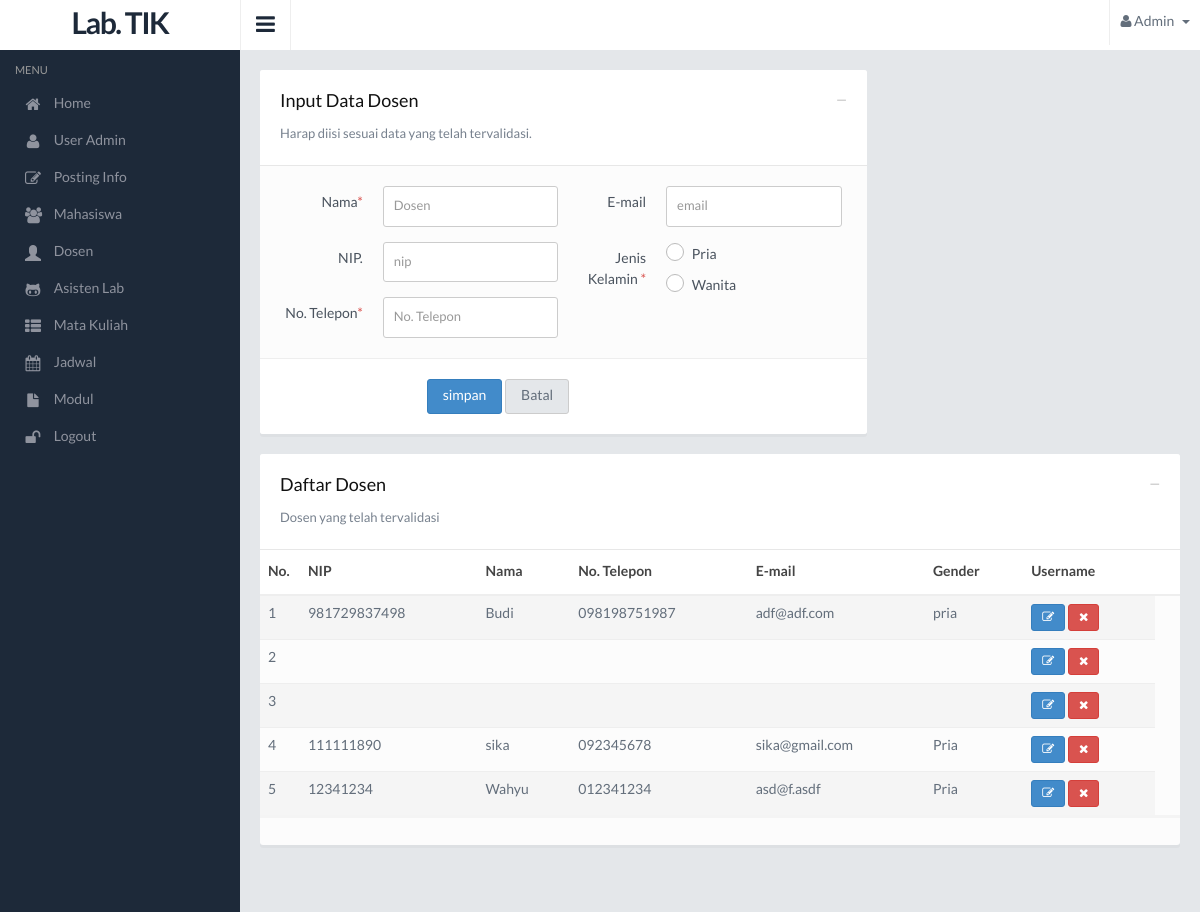
The page /admin/dosen.php (signed in) on the database its author committed.
### tables this page shows
CREATE TABLE IF NOT EXISTS `tb_dosen` (
  `id_dosen` int(10) NOT NULL AUTO_INCREMENT,
  `nama_dosen` varchar(100) NOT NULL,
  `nip_dosen` varchar(18) NOT NULL,
  `jk_dosen` varchar(10) NOT NULL,
  `email_dosen` varchar(100) NOT NULL,
  `notelp_dosen` varchar(14) NOT NULL,
  PRIMARY KEY (`id_dosen`)
);

### admin/dosen.php (the view, shortened to what this page needs)
?><!DOCTYPE html>
<html lang="en">
<head>
  <link href="../lib/css/style.default.css" rel="stylesheet">
</head>
<body>
  <section>
    <div class="leftpanel">
      <div class="logopanel">
        <center> <h1>Lab. TIK</h1> </center>
      </div>
      <div class="leftpanelinner">
        <?php
        include 'menu.php';
        ?>
      </div>
    </div>
    <div class="mainpanel">
      <div class="headerbar">
        <a class="menutoggle"><i class="fa fa-bars"></i></a>
        <div class="header-right">
          <ul class="headermenu">
            <li>
              <div class="btn-group">
                <button type="button" class="btn btn-default dropdown-toggle" data-toggle="dropdown">
                  <i class="fa fa-user"></i>
                  Admin
                  <span class="caret"></span>
                </button>
              </div>
            </li>
          </ul>
        </div>
      </div>
      <div class="contentpanel">
        <div class="row">
          <div class="col-md-8">
            <form id="basicForm" action="dosen-proses.php?act=tambah" class="form-horizontal" method="post">
              <div class="panel panel-default">
                <div class="panel-heading">
                  <div class="panel-btns">
                    <a href="#" class="minimize">&minus;</a>
                  </div>
                  <h4 class="panel-title">Input Data Dosen</h4>
                  <p>Harap diisi sesuai data yang telah tervalidasi.</p>
                </div>
                <div class="panel-body">
                  <div class="col-md-6">
                    <div class="form-group">
                      <label class="col-sm-4 control-label">Nama<span class="asterisk">*</span></label>
                      <div class="col-sm-8">
                        <input type="text" name="nama" class="form-control" placeholder="Dosen" required />
                      </div>
                    </div>
                    <div class="form-group">
                      <label class="col-sm-4 control-label">NIP.</label>
                      <div class="col-sm-8">
                        <input type="text" name="nip" class="form-control" placeholder="nip" />
                      </div>
                    </div>
                    <div class="form-group">
                      <label class="col-sm-4 control-label">No. Telepon<span class="asterisk">*</span></label>
                      <div class="col-sm-8">
                        <input type="text" name="notelp" class="form-control" placeholder="No. Telepon" required />
                      </div>
                    </div>
                  </div>
                  <div class="col-md-6">
                    <div class="form-group">
                      <label class="col-sm-4 control-label">E-mail</label>
                      <div class="col-sm-8">
                        <input type="email" name="email" class="form-control" placeholder="email"/>
                      </div>
                    </div>
                    <div class="form-group">
                      <label class="col-sm-4 control-label">Jenis Kelamin <span class="asterisk">*</span></label>
                      <div class="col-sm-8">
                        <div class="rdio rdio-primary">
                          <label for="male">Pria</label>
                        </div>
                        <div class="rdio rdio-primary">
                          <label for="female">Wanita</label>
                        </div>
                      </div>
                    </div>
                  </div>
                </div>
                <div class="panel-footer">
                  <div class="row">
                    <div class="col-sm-9 col-sm-offset-3">
                      <button class="btn btn-primary">simpan</button>
                      <button type="reset" class="btn btn-default">Batal</button>
                    </div>
                  </div>
                </div>
              </div>
            </form>
          </div>
          <div class="col-md-4">
          </div>
        </div>
        <div class="row">
          <div class="col-md-12">
            <div class="panel panel-default">
              <div class="panel-heading">
                <div class="panel-btns">
                  <a href="#" class="minimize">&minus;</a>
                </div>
                <h4 class="panel-title">Daftar Dosen</h4>
                <p>Dosen yang telah tervalidasi</p>
              </div>
              <div class="panel-body panel-body-nopadding">
                <div class="table-responsive">
                  <table class="table table-striped mb30">
                    <thead>
                      <tr>
                        <th width="40">No.</th>
                        <th>NIP</th>
                        <th>Nama</th>
                        <th>No. Telepon</th>
                        <th>E-mail</th>
                        <th>Gender</th>
                        <th>Username</th>
                        <th></th>
                      </tr>
                    </thead>
                    <tbody>
                      <?php
                      $q = mysql_query("SELECT * FROM tb_dosen ");
                      $no=1;
                      while ($r = mysql_fetch_assoc($q)) {
                        ?>
                        <tr>
                          <td><?=$no ?></td>
                          <td><?=$r['nip_dosen']?></td>
                          <td><?=$r['nama_dosen']?></td>
                          <td><?=$r['notelp_dosen']?></td>
                          <td><?=$r['email_dosen']?></td>
                          <td><?=$r['jk_dosen']?></td>
                          <td>
                            <a href="dosen-edit.php?id=<?=$r['id_dosen']?>&act=edit">
                              <button class="btn btn-primary btn-xs">
                                <li class="fa fa-edit"></li>
                              </button>
                            </a>
                            <a href="dosen-proses.php?id=<?=$r['id_dosen']?>&act=hapus">
                              <button class="btn btn-danger btn-xs">
                                <li class="fa fa-times"></li>
                              </button>
                            </a>
                          </td>
                        </tr>
                        <?php
                          $no++;
                          }
                        ?>
                      </tbody>
                    </table>
                  </div>
                </div>
              </div>
            </div>
          </div>
        </div>
      </div>
    </section>
  </body>
  </html>

### rows shown on the page
tb_dosen: nip_dosen "981729837498", nama_dosen "Budi", notelp_dosen "098198751987", email_dosen "adf@adf.com", jk_dosen "pria"
tb_dosen: nip_dosen "111111890", nama_dosen "sika", notelp_dosen "092345678", email_dosen "sika@gmail.com", jk_dosen "Pria"
tb_dosen: nip_dosen "12341234", nama_dosen "Wahyu", notelp_dosen "012341234", email_dosen "asd@f.asdf", jk_dosen "Pria"
